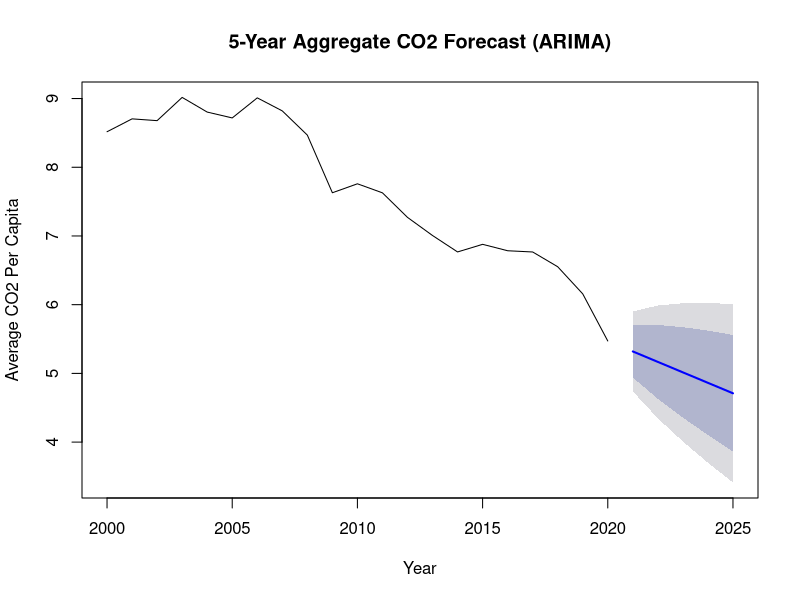

The R script that drew this image:
# We first load the needed libraries
library(dplyr)
library(forecast)

# Load the dataset
df <- read.csv("../data/euro_data.csv")

# Global CO2 average per year (2000-2020)
yearly_co2 <- df %>%
  group_by(Year) %>%
  summarise(Avg_CO2 = mean(CO2, na.rm = TRUE))

# Converting those data into a time series object (This is needed for ARIMA)
co2_ts <- ts(yearly_co2$Avg_CO2, start = 2000, end = 2020, frequency = 1)

# Create the ARIMA model automatically (R will find the best mathematical formula)
arima_model <- auto.arima(co2_ts)

# Predict the next 5 years of CO2 emissions using the ARIMA model
co2_forecast <- forecast(arima_model, h = 5)

# Plot the forecast
plot(co2_forecast, 
     main="5-Year Aggregate CO2 Forecast (ARIMA)", 
     ylab="Average CO2 Per Capita", 
     xlab="Year",
     col="black",     # Actual data line color
     fcol="blue")     # Prediction line color
